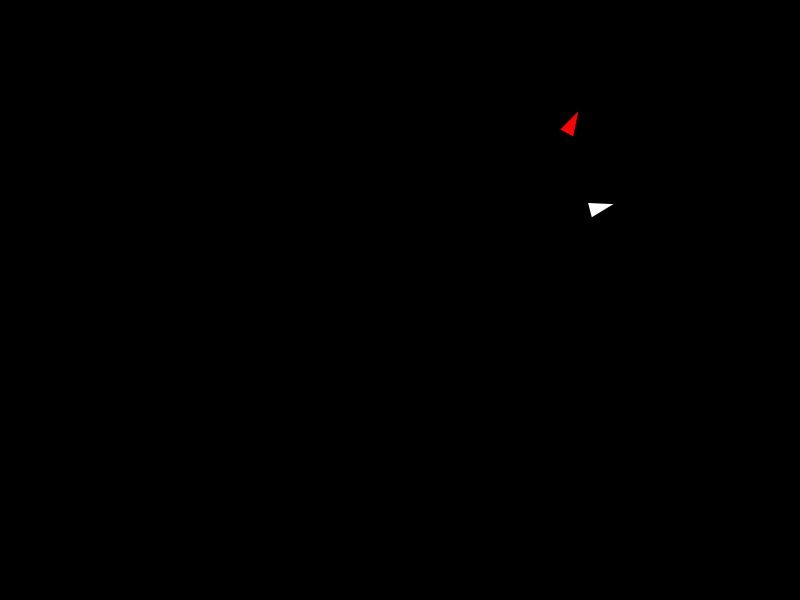
Frame 1 (no input)
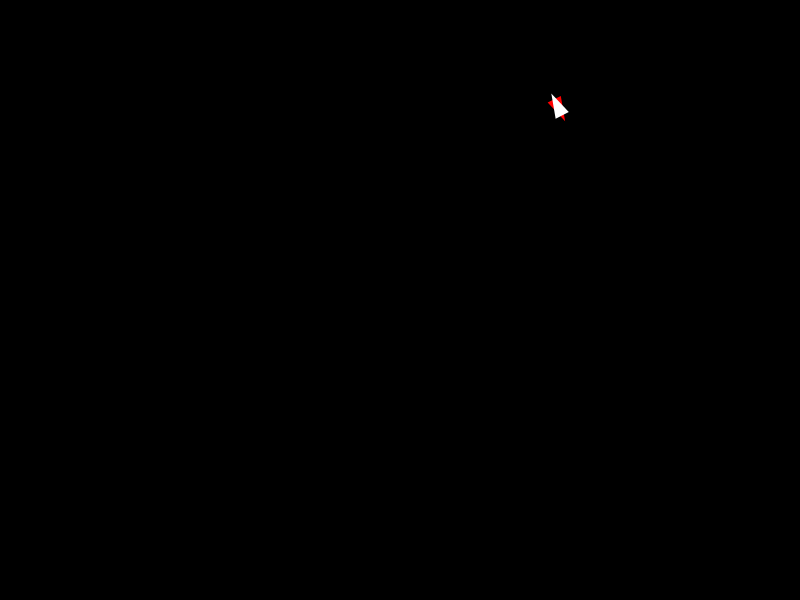
Frame 60 (no input)
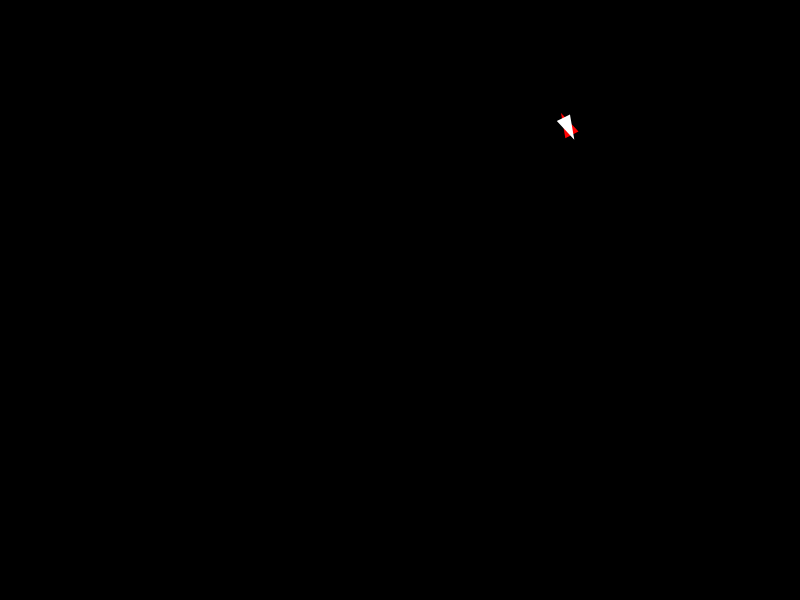
Frame 120 (the mouse pressed at the canvas centre since frame 60)

The p5.js sketch that drew these frames (run headless with seeded random() and noise() and a simulated clock; from frame 60 on, the mouse is pressed at the canvas centre):

// p5.js sketch
// ── sketch.js
let vehicles = [];
//let f = 1;

function setup() {
    createCanvas(800, 600);
    vehicles.push(new Vehicle("red"));
    for(let i = 1; i < 2; i++) {        
        vehicles.push(new Vehicle("white"));
    }
}


function draw() {    
    background(0);       
    vehicles[0].evade(vehicles[1]);    
    vehicles[1].persuit(vehicles[0]);
    
    for(let i = 0; i < vehicles.length; i++) {        
        vehicles[i].show();
    }
    
}
// ── vehicle.js
class Vehicle {
    constructor(color) {
        this.position = createVector(random(width), random(height));
        this.velocity = p5.Vector.random2D();
        this.target = p5.Vector.random2D();
        this.maxSpeed = 2;
        this.maxForce = 0.5; 
        this.circleRadious = 20;
        this.circleDistance = 80;
        this.wanderAngle = 0;
        this.color = color;
    }

    seek() {        
        let desiredVelocity = p5.Vector.sub(this.target, this.position);
        let dist = desiredVelocity.mag();
        let steering = p5.Vector.sub(desiredVelocity, this.velocity);
        steering.limit(this.maxForce);
        this.velocity.add(steering);
        let speed;
        dist <= this.slowRadious ? speed = map(dist, 0, this.slowRadious, 0, this.maxSpeed) : speed = this.velocity.limit(this.maxSpeed);
        this.velocity.limit(speed);
        this.position = this.position.add(this.velocity);        
    }

    flee() {
        let desiredVelocity = p5.Vector.sub(this.position, this.target);
        let steering = p5.Vector.sub(desiredVelocity, this.velocity);
        steering.limit(this.maxForce);
        this.velocity.add(steering);
        this.velocity.limit(this.maxSpeed);
        this.position = this.position.add(this.velocity);        
    }

    boundries() {
        if(this.position.x > width) this.position.x = 0;
        if(this.position.y > height) this.position.y = 0;
        if(this.position.x < 0) this.position.x = width;
        if(this.position.y < 0) this.position.y = height;
    }

    wander() {
        let wcircle = this.velocity.copy();
        wcircle.normalize();
        wcircle.mult(this.circleDistance);

        let disp = p5.Vector.fromAngle(this.wanderAngle, -1);
        disp.mult(this.circleRadious);
        this.wanderAngle += random(-0.2, 0.2);
        let wander = p5.Vector.add(wcircle, disp);        
            
        let steering = wander;
        steering.limit(this.maxForce);
        this.velocity.add(steering);
        
        this.velocity.limit(this.maxSpeed);
        this.position = this.position.add(this.velocity);              
        this.boundries();  
    }

    evade(target) {
        let t = p5.Vector.sub(target.position, this.position).mag() / this.maxSpeed;
        //t = 5;
        let futurePosition = p5.Vector.add(target.position, p5.Vector.mult(target.velocity, t));
        let desiredVelocity = p5.Vector.sub(this.position, futurePosition);
        let steering = p5.Vector.sub(desiredVelocity, this.velocity);
        steering.limit(this.maxForce);
        this.velocity.add(steering);
        this.velocity.limit(this.maxSpeed);
        this.position = this.position.add(this.velocity);        
        this.boundries();
    }

    persuit(target) {
        let t = p5.Vector.sub(target.position, this.position).mag() / this.maxSpeed;
        //t = 5;
        let futurePosition = p5.Vector.add(target.position, p5.Vector.mult(target.velocity, t));

        let desiredVelocity = p5.Vector.sub(futurePosition, this.position);
        let dist = desiredVelocity.mag();
        let steering = p5.Vector.sub(desiredVelocity, this.velocity);
        steering.limit(this.maxForce);
        this.velocity.add(steering);
        let speed;
        dist <= this.slowRadious ? speed = map(dist, 0, this.slowRadious, 0, this.maxSpeed) : speed = this.velocity.limit(this.maxSpeed);
        this.velocity.limit(this.maxSpeed);
        this.position = this.position.add(this.velocity);
        this.boundries();
    }

    show() {
        stroke(this.color);
        fill(this.color);
        strokeWeight(2);        
        //console.log(degrees(this.heading));
        let angle = this.velocity.heading() + PI / 2;
        push();
        stroke(this.color);        
        translate(this.position.x, this.position.y);
        rotate(angle);
        triangle(0, -10, -6, 10, 6, 10);        
        pop();
    }
}
